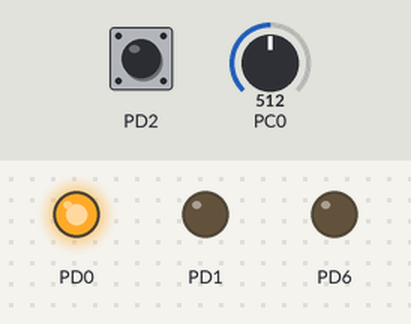
Recording of a program running on a simulated ATmega328P, built with avr-gcc and emulated at 16 MHz. Shown: output pins drawn as LEDs (lit = HIGH). The inputs (shaded band) are chosen by the test bench; at power-on: PD2 HIGH, PC0 = 512.

Above: at 1.2 s.
1.3 s: PD2 pulled LOW for 0.15 s
At 2.5 s:
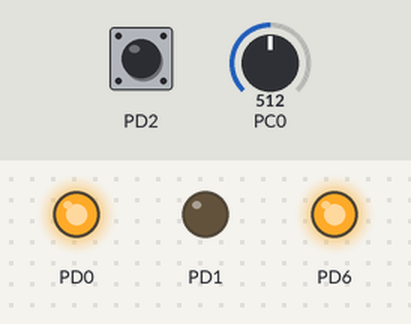
2.9 s: PC0 set to 690
At 3.5 s:
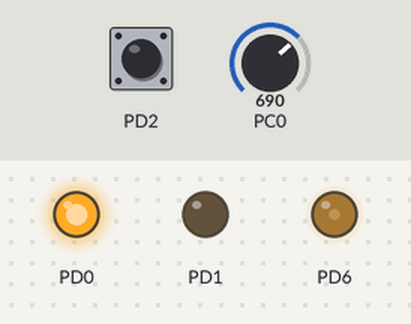
4.4 s: PC0 set to 707
At 5.6 s:
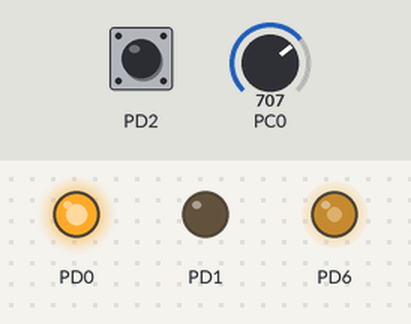
5.9 s: PC0 set to 900
At 7.0 s:
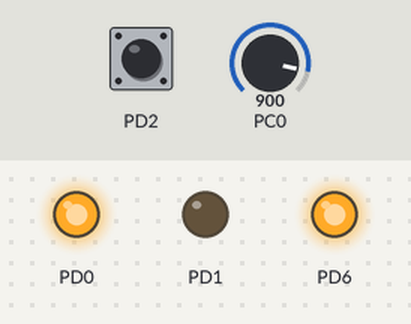
7.4 s: PC0 set to 856
8.9 s: PC0 set to 835
At 9.2 s:
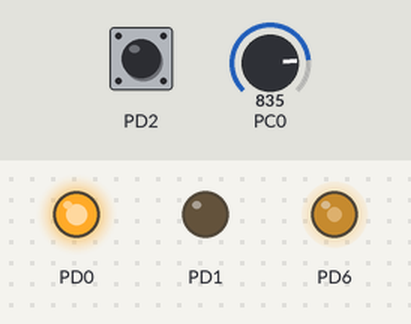
Timing chart, 0 to 11.4 s (numbered marks = the images above; inputs shaded):
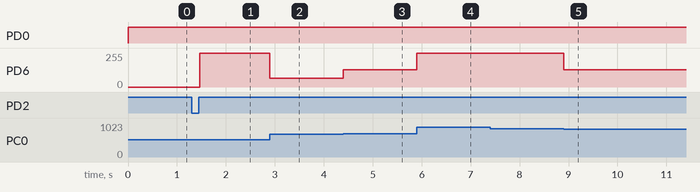

Measured:
- the behaviour switches between 696 and 697 on PC0 (found by bisection; images 2 and 3)
- the behaviour switches between 848 and 847 on PC0 (found by bisection; images 4 and 5)
- after the input at 1.3 s, PD6: 0/255 → 255/255 after 0.17 s
- after the input at 2.9 s, PD6: 255/255 → 64/255 at once
- after the input at 4.4 s, PD6: 64/255 → 128/255 at once
- after the input at 5.9 s, PD6: 128/255 → 255/255 at once
- after the input at 7.4 s, every drawn part: stays the same
- after the input at 8.9 s, PD6: 255/255 → 128/255 at once

The program:

main.c
```c
/*Objective: Write a program to create an automated cooling system using an LM35
sensor and a DC motor with manual power control.
Requirements: The system must interface with an LM35 temperature sensor and a
DC motor. A push-button must be used to toggle the entire system ON and OFF.
When the system is ON, it should read the temperature and adjust the motor speed
accordingly. At lower temperatures, the motor should run at a reduced speed, and at
higher temperatures, the motor should automatically switch to a higher speed. The
program logic for sensor reading, speed calculation, and motor control must be
implemented using separate functions.
 * q10.c
 *
 * Created: 12-06-2026 21:45:36
 * Author : hafna
 */

#define F_CPU 16000000UL
#include <avr/io.h>
#include <util/delay.h>

uint8_t system_on = 0;

// ADC Initialization
void ADC_Init()
{
	ADMUX = (1<<REFS0);   // AVCC reference, ADC0
	ADCSRA = (1<<ADEN) | (1<<ADPS2) | (1<<ADPS1); // Enable ADC, Prescaler 64
}

// Read ADC
uint16_t ADC_Read()
{
	ADCSRA |= (1<<ADSC);           // Start conversion

	while (ADCSRA & (1<<ADSC));    // Wait

	return ADC;
}

// Read temperature from LM35
uint16_t Read_Temperature()
{
	uint16_t adc = ADC_Read();

	// LM35 = 10mV/°C

	return (adc * 500) / 1024;
}

// Calculate motor speed
uint8_t Calculate_Speed(uint16_t temp)
{
	if(temp < 20)
	return 64;      // 25%

	else if(temp < 30)
	return 128;     // 50%

	else
	return 255;     //100%
}

// Control Motor
void Motor_Control(uint8_t speed)
{
	OCR0A = speed;
}

int main(void)
{
	// PWM pin
	DDRD |= (1<<DDD6);

	// Motor direction
	DDRD |= (1<<DDD0) | (1<<DDD1);

	PORTD |= (1<<PD0);
	PORTD &= ~(1<<PD1);

	// Button
	DDRD &= ~(1<<DDD2);
	PORTD |= (1<<PD2);

	// Timer0 Fast PWM
	TCCR0A = (1<<WGM00) | (1<<WGM01) | (1<<COM0A1);
	TCCR0B = (1<<CS01) | (1<<CS00);

	ADC_Init();

	while(1)
	{
		// Toggle system ON/OFF
		if(!(PIND & (1<<PD2)))
		{
			_delay_ms(20);

			if(!(PIND & (1<<PD2)))
			{
				system_on = !system_on;

				while(!(PIND & (1<<PD2)));

				_delay_ms(20);
			}
		}

		if(system_on)
		{
			uint16_t temp;

			temp = Read_Temperature();

			uint8_t speed;

			speed = Calculate_Speed(temp);

			Motor_Control(speed);
		}
		else
		{
			OCR0A = 0;      // Motor OFF
		}
	}
}
```
